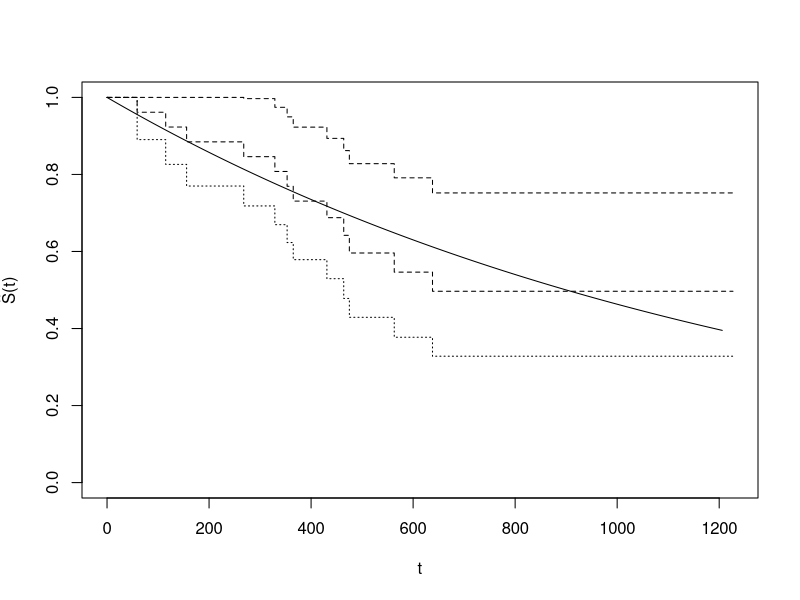

Write R code to recreate this figure.
## ---- chunk 1
knitr::opts_chunk$set(echo = TRUE)
## ---- chunk 2
library(survival)
data(ovarian)
head(ovarian)
S1 <- Surv(ovarian$futime, ovarian$fustat)
ovarian.surv<- survfit(S1~1, ovarian)
summary(ovarian.surv)
plot(ovarian.surv,xlab="t",ylab=expression(hat(S)*"(t)"), lty=2:3)

##
#h(t) = l, S(t) = exp(-lt)
#l = exp(-(intercept))
s2<-survreg(S1~1  , ovarian, dist='exponential')
summary(s2)
lambda <- coefficients(s2)[['(Intercept)']]
T_survival <- seq(0, 1206, by=0.1)
lines(T_survival,1-pexp(T_survival,exp(-lambda)),xlab="t",ylab=expression(hat(S)*"(t)"))
